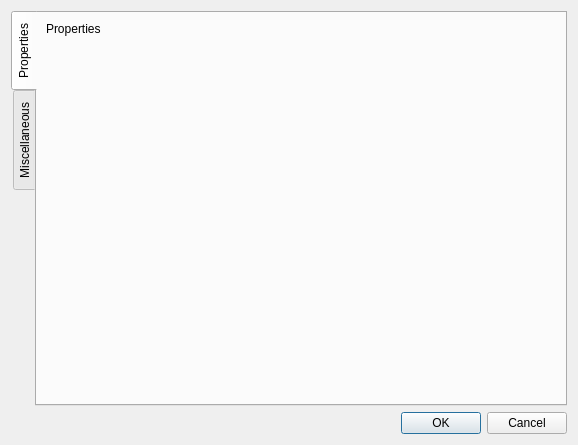
<?xml version="1.0" encoding="UTF-8"?>
<ui version="4.0">
 <class>Dialog</class>
 <widget class="QDialog" name="Dialog">
  <property name="geometry">
   <rect>
    <x>0</x>
    <y>0</y>
    <width>578</width>
    <height>445</height>
   </rect>
  </property>
  <property name="windowTitle">
   <string>Dialog</string>
  </property>
  <layout class="QGridLayout" name="gridLayout">
   <item row="1" column="0">
    <widget class="QDialogButtonBox" name="buttonBox">
     <property name="orientation">
      <enum>Qt::Horizontal</enum>
     </property>
     <property name="standardButtons">
      <set>QDialogButtonBox::Cancel|QDialogButtonBox::Ok</set>
     </property>
    </widget>
   </item>
   <item row="0" column="0">
    <widget class="QTabWidget" name="tabWidget">
     <property name="tabPosition">
      <enum>QTabWidget::West</enum>
     </property>
     <property name="currentIndex">
      <number>0</number>
     </property>
     <widget class="QWidget" name="tab_properties">
      <attribute name="title">
       <string>Properties</string>
      </attribute>
      <layout class="QVBoxLayout" name="verticalLayout">
       <item>
        <widget class="QLabel" name="label">
         <property name="text">
          <string>Properties</string>
         </property>
        </widget>
       </item>
       <item>
        <layout class="QFormLayout" name="formLayout">
         <item row="0" column="0">
          <spacer name="verticalSpacer">
           <property name="orientation">
            <enum>Qt::Vertical</enum>
           </property>
           <property name="sizeHint" stdset="0">
            <size>
             <width>20</width>
             <height>40</height>
            </size>
           </property>
          </spacer>
         </item>
        </layout>
       </item>
      </layout>
     </widget>
     <widget class="QWidget" name="tab_misc">
      <attribute name="title">
       <string>Miscellaneous</string>
      </attribute>
     </widget>
    </widget>
   </item>
  </layout>
 </widget>
 <resources/>
 <connections>
  <connection>
   <sender>buttonBox</sender>
   <signal>accepted()</signal>
   <receiver>Dialog</receiver>
   <slot>accept()</slot>
   <hints>
    <hint type="sourcelabel">
     <x>248</x>
     <y>254</y>
    </hint>
    <hint type="destinationlabel">
     <x>157</x>
     <y>274</y>
    </hint>
   </hints>
  </connection>
  <connection>
   <sender>buttonBox</sender>
   <signal>rejected()</signal>
   <receiver>Dialog</receiver>
   <slot>reject()</slot>
   <hints>
    <hint type="sourcelabel">
     <x>316</x>
     <y>260</y>
    </hint>
    <hint type="destinationlabel">
     <x>286</x>
     <y>274</y>
    </hint>
   </hints>
  </connection>
 </connections>
</ui>
